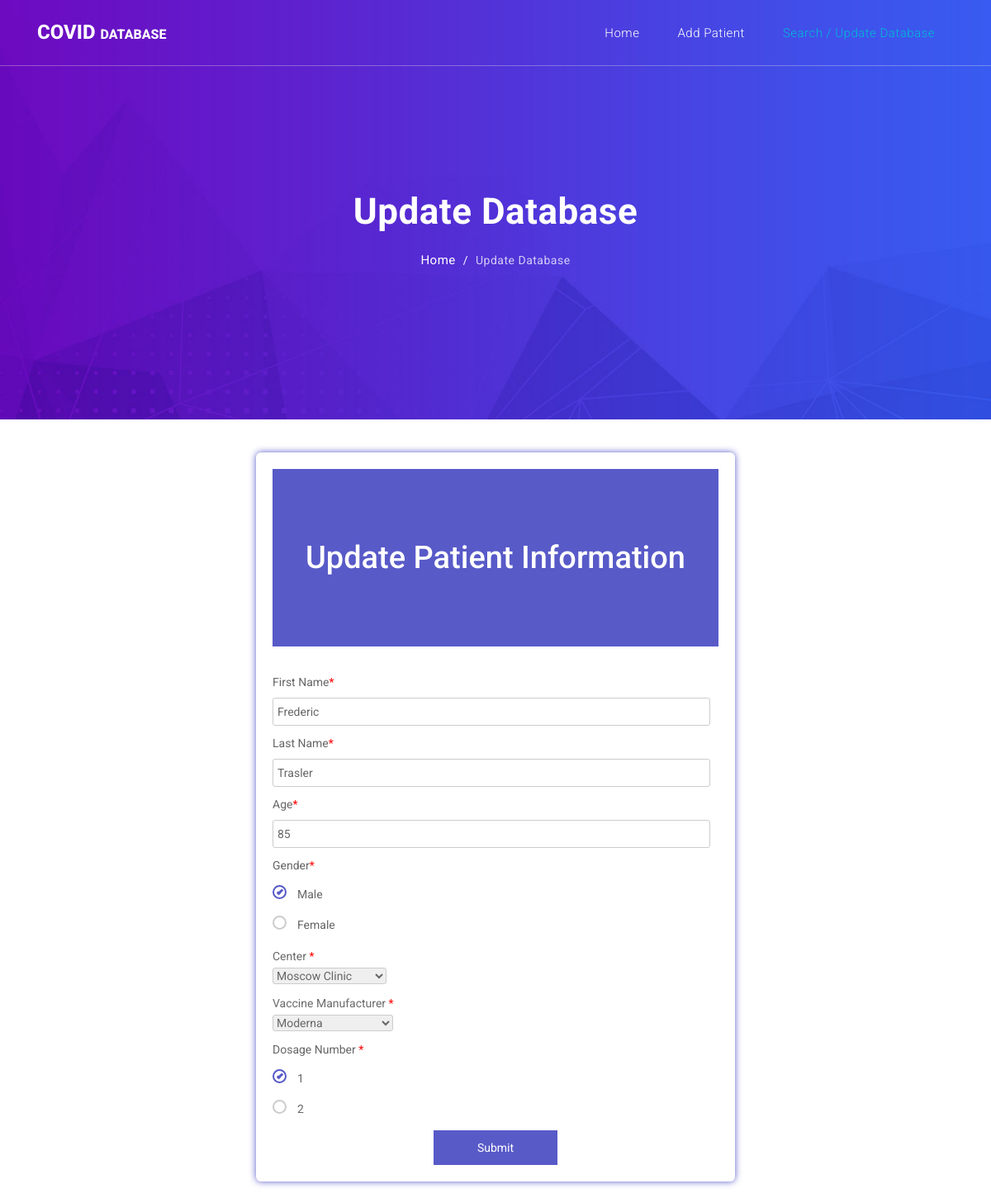
The page /update-process.php?id=93 on the database its author committed.
### tables this page shows
CREATE TABLE `patient` (
  `patient_id` int(6) UNSIGNED NOT NULL,
  `first_name` varchar(30) NOT NULL,
  `last_name` varchar(30) NOT NULL,
  `age` int(6) DEFAULT NULL,
  `gender` varchar(1) DEFAULT NULL,
  `center_id` int(6) UNSIGNED NOT NULL,
  `doctor_id` int(6) DEFAULT NULL,
  `vaccine_manufacturer_id` int(6) DEFAULT NULL,
  `start_date` date DEFAULT NULL,
  `end_date` date DEFAULT NULL,
  `dosage_no` int(1) DEFAULT NULL
);

### update-process.php (the view, shortened to what this page needs)
<?php
    include_once 'db.php';
    $result = mysqli_query($conn,"SELECT * FROM patient WHERE patient_id='" . $_GET['id'] . "'");
   $row = $result->fetch_array(MYSQLI_ASSOC);
?>
<!DOCTYPE html>
<html lang="en">
  <head>
    <link href="style.css" rel="stylesheet">
    <link href="vendor/bootstrap/css/bootstrap.min.css" rel="stylesheet">
    <link rel="stylesheet" href="assets/css/fontawesome.css">
    <link rel="stylesheet" href="assets/css/templatemo-host-cloud.css">
    <link rel="stylesheet" href="assets/css/owl.css">
  </head>
  <body>
    <header class="">
      <nav class="navbar navbar-expand-lg">
        <div class="container">
          <a class="navbar-brand" href="index.php"><h2>Covid <em>Database</em></h2></a>
          <div class="collapse navbar-collapse" id="navbarResponsive">
            <ul class="navbar-nav ml-auto">
              <li class="nav-item">
                <a class="nav-link" href="index.php">Home
                </a>
              </li>
              <li class="nav-item">
                <a class="nav-link" href="patient.php">Add Patient</a>
              </li>
              <li class="nav-item active">
                <a class="nav-link" href="searchDB.php">Search / Update Database</a>
              </li>
            </ul>
          </div>
        </div>
      </nav>
    </header>
    <div class="page-heading header-text">
      <div class="container">
        <div class="row">
          <div class="col-md-12">
            <h1>Update Database</h1>
            <p><a href="index.html">Home</a> / <span>Update Database</span></p>
          </div>
        </div>
      </div>
    </div>
<div class="testbox">
      <form action="" method ="post">
        <div class="banner1">
          <h1 class ="form1">Update Patient Information</h1>
        </div>
        <br/>
          <div class="item">
            <label for="patFirst"> First Name<span>*</span></label>
            <input id="fnpatFirstame" type="text" name="patFirst" value="<?php echo $row['first_name']; ?>" required/>
          </div>
          <div class="item">
            <label for="patLast"> Last Name<span>*</span></label>
            <input id="patLast" type="text" name="patLast" value="<?php echo $row['last_name']; ?>"required/>
          </div>
          <div class="item">
            <label for="age">Age<span class ="qspan">*</span></label>
            <input id="age" type="text" name="age" value="<?php echo $row['age']; ?>"required/>
          </div>
          <div class="question">
            <label>Gender<span class = "qspan">*</span></label>
            <div class="question-answer">
              <div>
                <label for="radio_1" class="radio"><span class ="ans">Male</span></label>
              </div>
              <div>
                <label for="radio_2" class="radio"><span class ="ans">Female</span></label>
              </div>
            </div>
          </div>
            <div class="item">
            <p>Center <span class ="qspan">*</span></p>
            <select required name="center">
              <option value="6" value="0" <?=($row['center_id'] == 6)?'selected':''?>>Moscow Clinic</option>
            </select>
          </div>
          <div class="item">
            <p>Vaccine Manufacturer <span class ="qspan">*</span></p>
            <select name="manu"required>
              <option value="2" value="0" <?=($row['vaccine_manufacturer_id'] == 2)?'selected':''?>>Moderna</option>
            </select>
          </div>
          <div class="question">
            <label>Dosage Number <span class ="qspan">*</span></label>
            <div class="question-answer">
              <div>
                <label for="radio_3" class="radio"><span class ="ans">1</span></label>
              </div>
              <div>
                <label for="radio_4" class="radio"><span class ="ans">2</span></label>
              </div>
            </div>
          </div>
          <div class="btn-block">
        <button type="submit" href="searchDB.php">Submit</button>
        </div>
    </form>
    </div>
</body>
</html>

### style.css (style rules this page uses)
html, body { min-height: 100%; }
body, div, form, input, select, textarea, label, p { padding: 0; margin: 0; outline: none; font-family: Roboto, Arial, sans-serif; font-size: 14px; color: #666; line-height: 22px; }
.form1 { position: absolute; margin: 0; font-size: 38px; color: #fff; z-index: 2; line-height: 83px; }
.testbox { display: flex; justify-content: center; align-items: center; height: inherit; padding: 20px; }
form { margin-top: 20px; width:50%; padding: 20px; border-radius: 6px; background: #fff; box-shadow: 0 0 8px #585ac8; }
.banner1 { position: relative; height: 215px; background-color: #585ac8; background-image: url("#"); background-size: cover; display: flex; justify-content: center; align-items: center; text-align: center; }
input, select, textarea { margin-bottom: 10px; border: 1px solid #ccc; border-radius: 3px; }
input { width: calc(100% - 10px); padding: 5px; }
.item { position: relative; margin: 10px 0; }
.item span { color: red; }
.qspan { color:red; }
label.radio { position: relative; display: inline-block; margin: 5px 20px 15px 0; cursor: pointer; }
.ans { margin-left: 30px; }
.question-answer label { display: block; }
label.radio:before { content: ""; position: absolute; left: 0; width: 17px; height: 17px; border-radius: 50%; border: 2px solid #ccc; }
input[type=radio]:checked + label:before, label.radio:hover:before { border: 2px solid #585ac8; }
label.radio:after { content: ""; position: absolute; top: 6px; left: 5px; width: 8px; height: 4px; border: 3px solid #585ac8; border-top: none; border-right: none; transform: rotate(-45deg); opacity: 0; }
input[type=radio]:checked + label:after { opacity: 1; }
.btn-block { margin-top: 10px; text-align: center; }
button, .button { width: 150px; padding: 10px; border: none; border-radius: 5px; background: #585ac8; font-size: 16px; color: #fff; cursor: pointer; text-decoration: none; }

### assets/css/templatemo-host-cloud.css (style rules this page uses)
body { font-family: 'Roboto', sans-serif; transition: all 0.5s; }
p { margin-bottom: 0px; font-size: 14px; color: #6a6a6a; line-height: 25px; }
a { text-decoration: none!important; }
.page-heading { background-image: url(../images/heading-bg.jpg); background-position: center center; background-repeat: no-repeat; background-size: cover; text-align: center; padding: 230px 0px 180px 0px; }
.page-heading h1 { color: #fff; font-size: 44px; font-weight: 700; letter-spacing: 0.5px; margin-bottom: 20px; }
.page-heading p { color: #fff; letter-spacing: 0.5px; }
.page-heading p a { color: #fff; font-size: 15px; }
.page-heading p a { margin-right: 5px; }
.page-heading p span { color: #fff; opacity: 0.75; margin-left: 5px; }
header { position: fixed; z-index: 99999; width: 100%; background-color: transparent!important; border-bottom: 1px solid rgba(250,250,250,0.30); height: 80px; -webkit-transition: all .5s ease 0s; -moz-transition: all .5s ease 0s; -o-transition: all .5s ease 0s; transition: all .5s ease 0s; }
.navbar .navbar-brand { float: left; margin-top: 12px; outline: none; }
.navbar .navbar-brand h2 { color: #fff; text-transform: uppercase; font-size: 24px; font-weight: 800; -webkit-transition: all .3s ease 0s; -moz-transition: all .3s ease 0s; -o-transition: all .3s ease 0s; transition: all .3s ease 0s; }
.navbar .navbar-brand h2 em { font-style: normal; font-size: 16px; }
#navbarResponsive { z-index: 999; }
.navbar-collapse { text-align: center; }
.navbar .navbar-nav .nav-item { margin: 0px 15px; }
.navbar .navbar-nav a.nav-link { text-transform: capitalize; font-size: 15px; font-weight: 300; letter-spacing: 0.5px; color: #fff; transition: all 0.5s; margin-top: 5px; }
.navbar .navbar-nav .nav-link:hover, .navbar .navbar-nav .active>.nav-link, .navbar .navbar-nav .nav-link.active, .navbar .navbar-nav .nav-link.show, .navbar .navbar-nav .show>.nav-link { color: #00bcd4; }

### rows shown on the page
patient: patFirst "Frederic", patLast "Trasler", age "85", center "Moscow Clinic", manu "Moderna"
